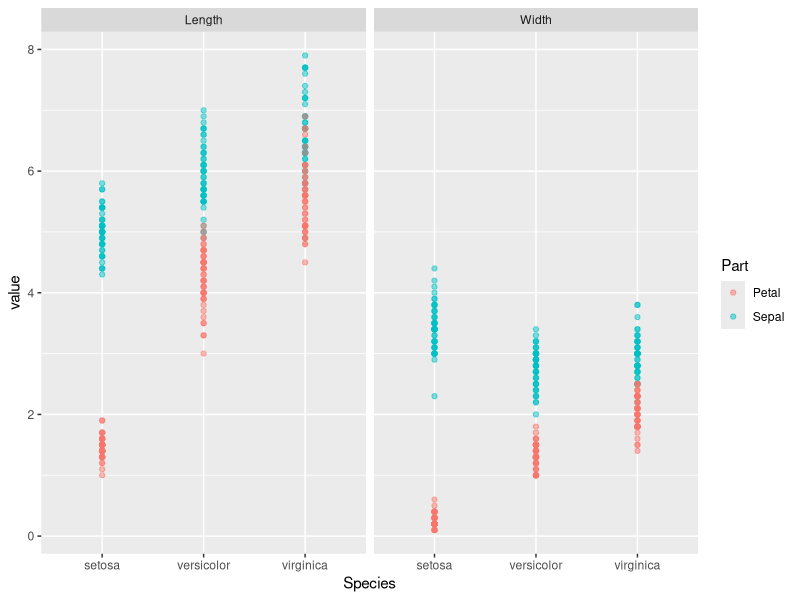
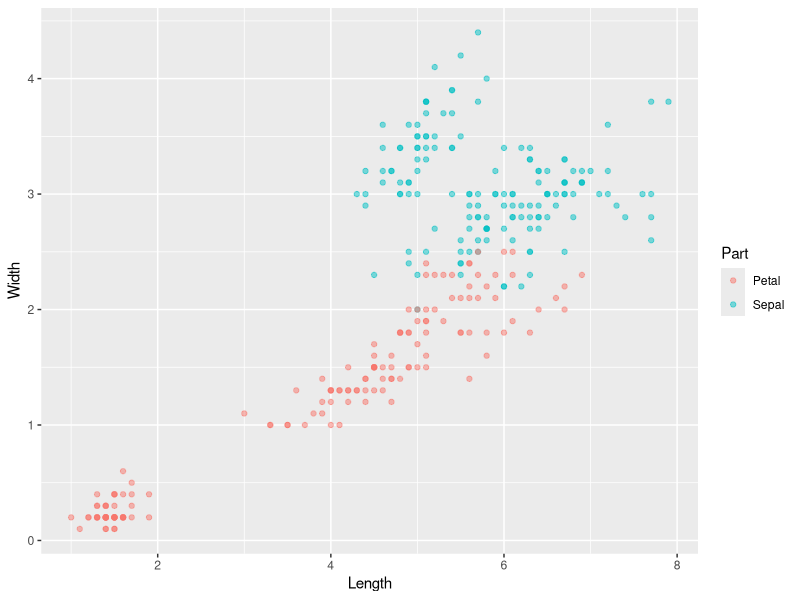

Source code (R) for these figures, in order:
## ---- chunk 1
library(tidyr)
library(reshape2)
library(ggplot2)
## ---- chunk 2
head(iris)
## ---- chunk 3
iris.tidyr <- iris %>%
  gather(key,value,-Species)
## ---- chunk 4
head(iris.tidyr)
## ---- chunk 5
iris.tidyr <- iris %>%
  gather(key,value,-Species) %>%
  separate(key,into=c("Part","Measure"),sep="\\.")
## ---- chunk 6
head(iris.tidyr)
## ---- chunk 7
iris.tidyr %>%
  ggplot(aes(x = Species, y = value, col = Part)) +
  geom_point(alpha =0.5) +
  facet_grid(. ~ Measure)
## ---- chunk 8
iris$Flower <- 1:nrow(iris)
iris.tidyr <- iris %>%
  gather(key, value, - Species, - Flower) %>%
  separate(key, c("Part", "Measure"), "\\.") %>%
  spread(Measure, value)
## ---- chunk 9
head(iris.tidyr)
## ---- chunk 10
iris.tidyr %>%
  ggplot(aes(x=Length,y=Width,col=Part)) +
  geom_point(alpha=0.5)
## ---- chunk 11
iris.re <- iris %>%
  melt(id.vars="Species")
## ---- chunk 12
head(iris.re)
## ---- chunk 13
iris$Flower <- 1:nrow(iris)
iris.re <- iris %>%
  melt(id.vars=c("Species","Flower"))
iris.re = cbind(Species=iris.re[,1],
                Flower=iris.re[,2],
                colsplit(iris.re[,3],"\\.",c("Part","Measure")),
                value=iris.re[,4])
## ---- chunk 14
head(iris.re)
## ---- chunk 15
iris.re = dcast(iris.re, formula=Flower+Species+Part ~Measure)
## ---- chunk 16
head(iris.re)
